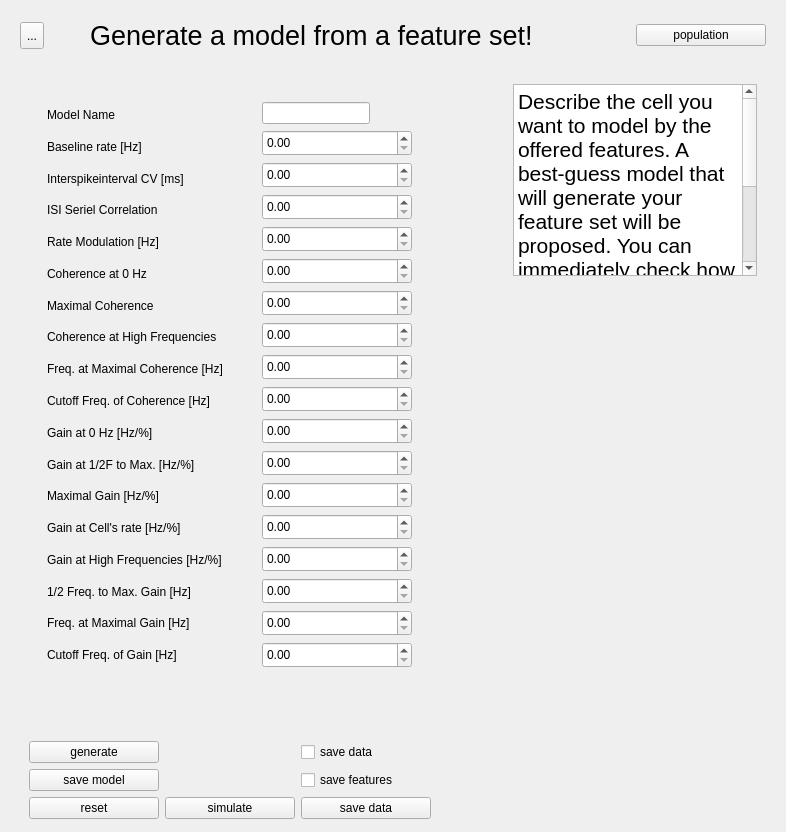
      <widget class="QWidget" name="create_model">
       <layout class="QVBoxLayout" name="verticalLayout_17">
        <item>
         <widget class="QWidget" name="cm_header" native="true">
          <layout class="QHBoxLayout" name="horizontalLayout_7" stretch="0,0,1,0">
           <item>
            <widget class="QToolButton" name="cm_back_to_main">
             <property name="maximumSize">
              <size>
               <width>16777215</width>
               <height>27</height>
              </size>
             </property>
             <property name="text">
              <string>...</string>
             </property>
             <property name="icon">
              <iconset resource="resources.qrc">
               <normaloff>:/icons/pictograms/home.png</normaloff>:/icons/pictograms/home.png</iconset>
             </property>
             <property name="iconSize">
              <size>
               <width>24</width>
               <height>16</height>
              </size>
             </property>
             <property name="arrowType">
              <enum>Qt::NoArrow</enum>
             </property>
            </widget>
           </item>
           <item>
            <spacer name="horizontalSpacer_5">
             <property name="orientation">
              <enum>Qt::Horizontal</enum>
             </property>
             <property name="sizeType">
              <enum>QSizePolicy::Maximum</enum>
             </property>
             <property name="sizeHint" stdset="0">
              <size>
               <width>40</width>
               <height>20</height>
              </size>
             </property>
            </spacer>
           </item>
           <item>
            <widget class="QLabel" name="cm_title">
             <property name="font">
              <font>
               <pointsize>20</pointsize>
              </font>
             </property>
             <property name="text">
              <string>Generate a model from a feature set!</string>
             </property>
             <property name="role" stdset="0">
              <string>title</string>
             </property>
            </widget>
           </item>
           <item>
            <widget class="QPushButton" name="cm_table_version">
             <property name="sizePolicy">
              <sizepolicy hsizetype="Fixed" vsizetype="Fixed">
               <horstretch>0</horstretch>
               <verstretch>0</verstretch>
              </sizepolicy>
             </property>
             <property name="minimumSize">
              <size>
               <width>130</width>
               <height>0</height>
              </size>
             </property>
             <property name="maximumSize">
              <size>
               <width>130</width>
               <height>16777215</height>
              </size>
             </property>
             <property name="text">
              <string>population</string>
             </property>
            </widget>
           </item>
          </layout>
         </widget>
        </item>
        <item>
         <widget class="QWidget" name="cm_content_widget" native="true">
          <layout class="QHBoxLayout" name="horizontalLayout_10" stretch="8,1,20">
           <property name="bottomMargin">
            <number>1</number>
           </property>
           <item alignment="Qt::AlignRight">
            <widget class="QWidget" name="widget_4" native="true">
             <property name="sizePolicy">
              <sizepolicy hsizetype="Preferred" vsizetype="Expanding">
               <horstretch>0</horstretch>
               <verstretch>0</verstretch>
              </sizepolicy>
             </property>
             <layout class="QVBoxLayout" name="verticalLayout_14">
              <property name="bottomMargin">
               <number>0</number>
              </property>
              <item>
               <widget class="QWidget" name="cm_left_box" native="true">
                <layout class="QHBoxLayout" name="horizontalLayout_6">
                 <item>
                  <widget class="QWidget" name="cm_label_box" native="true">
                   <layout class="QVBoxLayout" name="verticalLayout_12">
                    <item>
                     <widget class="QLabel" name="cm_label_name">
                      <property name="text">
                       <string>Model Name</string>
                      </property>
                     </widget>
                    </item>
                    <item>
                     <widget class="QLabel" name="cm_label_1">
                      <property name="text">
                       <string>Baseline rate [Hz]</string>
                      </property>
                     </widget>
                    </item>
                    <item>
                     <widget class="QLabel" name="cm_label_2">
                      <property name="text">
                       <string>Interspikeinterval CV [ms]</string>
                      </property>
                     </widget>
                    </item>
                    <item>
                     <widget class="QLabel" name="cm_label_3">
                      <property name="text">
                       <string>ISI Seriel Correlation</string>
                      </property>
                     </widget>
                    </item>
                    <item>
                     <widget class="QLabel" name="cm_label_4">
                      <property name="text">
                       <string>Rate Modulation [Hz]</string>
                      </property>
                     </widget>
                    </item>
                    <item>
                     <widget class="QLabel" name="cm_label_5">
                      <property name="text">
                       <string>Coherence at 0 Hz</string>
                      </property>
                     </widget>
                    </item>
                    <item>
                     <widget class="QLabel" name="cm_label_6">
                      <property name="text">
                       <string>Maximal Coherence</string>
                      </property>
                     </widget>
                    </item>
                    <item>
                     <widget class="QLabel" name="cm_label_7">
                      <property name="text">
                       <string>Coherence at High Frequencies</string>
                      </property>
                     </widget>
                    </item>
                    <item>
                     <widget class="QLabel" name="cm_label_8">
                      <property name="text">
                       <string>Freq. at Maximal Coherence [Hz]</string>
                      </property>
                     </widget>
                    </item>
                    <item>
                     <widget class="QLabel" name="cm_label_9">
                      <property name="text">
                       <string>Cutoff Freq. of Coherence [Hz]</string>
                      </property>
                     </widget>
                    </item>
                    <item>
                     <widget class="QLabel" name="cm_label_10">
                      <property name="text">
                       <string>Gain at 0 Hz [Hz/%]</string>
                      </property>
                     </widget>
                    </item>
                    <item>
                     <widget class="QLabel" name="cm_label_11">
                      <property name="text">
                       <string>Gain at 1/2F to Max. [Hz/%]</string>
                      </property>
                     </widget>
                    </item>
                    <item>
                     <widget class="QLabel" name="cm_label_12">
                      <property name="text">
                       <string>Maximal Gain [Hz/%]</string>
                      </property>
                     </widget>
                    </item>
                    <item>
                     <widget class="QLabel" name="cm_label_13">
                      <property name="text">
                       <string>Gain at Cell's rate [Hz/%]</string>
                      </property>
                     </widget>
                    </item>
                    <item>
                     <widget class="QLabel" name="cm_label_14">
                      <property name="text">
                       <string>Gain at High Frequencies [Hz/%]</string>
                      </property>
                     </widget>
                    </item>
                    <item>
                     <widget class="QLabel" name="cm_label_15">
                      <property name="text">
                       <string>1/2 Freq. to Max. Gain [Hz]</string>
                      </property>
                     </widget>
                    </item>
                    <item>
                     <widget class="QLabel" name="cm_label_16">
                      <property name="text">
                       <string>Freq. at Maximal Gain [Hz]</string>
                      </property>
                     </widget>
                    </item>
                    <item>
                     <widget class="QLabel" name="cm_label_17">
                      <property name="text">
                       <string>Cutoff Freq. of Gain [Hz]</string>
                      </property>
                     </widget>
                    </item>
                   </layout>
                  </widget>
                 </item>
                 <item>
                  <widget class="QWidget" name="cm_input_box" native="true">
                   <layout class="QVBoxLayout" name="verticalLayout_13">
                    <item>
                     <widget class="QLineEdit" name="cm_input_name">
                      <property name="sizePolicy">
                       <sizepolicy hsizetype="Fixed" vsizetype="Fixed">
                        <horstretch>150</horstretch>
                        <verstretch>26</verstretch>
                       </sizepolicy>
                      </property>
                     </widget>
                    </item>
                    <item>
                     <widget class="FreeTypingDoubleSpinBox" name="cm_doubleSpinBox_1">
                      <property name="sizePolicy">
                       <sizepolicy hsizetype="Fixed" vsizetype="Fixed">
                        <horstretch>150</horstretch>
                        <verstretch>26</verstretch>
                       </sizepolicy>
                      </property>
                      <property name="minimumSize">
                       <size>
                        <width>150</width>
                        <height>26</height>
                       </size>
                      </property>
                     </widget>
                    </item>
                    <item>
                     <widget class="FreeTypingDoubleSpinBox" name="cm_doubleSpinBox_2">
                      <property name="sizePolicy">
                       <sizepolicy hsizetype="Fixed" vsizetype="Fixed">
                        <horstretch>150</horstretch>
                        <verstretch>26</verstretch>
                       </sizepolicy>
                      </property>
                      <property name="minimumSize">
                       <size>
                        <width>150</width>
                        <height>26</height>
                       </size>
                      </property>
                     </widget>
                    </item>
                    <item>
                     <widget class="FreeTypingDoubleSpinBox" name="cm_doubleSpinBox_3">
                      <property name="sizePolicy">
                       <sizepolicy hsizetype="Fixed" vsizetype="Fixed">
                        <horstretch>150</horstretch>
                        <verstretch>26</verstretch>
                       </sizepolicy>
                      </property>
                      <property name="minimumSize">
                       <size>
                        <width>150</width>
                        <height>26</height>
                       </size>
                      </property>
                     </widget>
                    </item>
                    <item>
                     <widget class="FreeTypingDoubleSpinBox" name="cm_doubleSpinBox_4">
                      <property name="sizePolicy">
                       <sizepolicy hsizetype="Fixed" vsizetype="Fixed">
                        <horstretch>0</horstretch>
                        <verstretch>0</verstretch>
                       </sizepolicy>
                      </property>
                      <property name="minimumSize">
                       <size>
                        <width>150</width>
                        <height>26</height>
                       </size>
                      </property>
                      <property name="maximumSize">
                       <size>
                        <width>150</width>
                        <height>26</height>
                       </size>
                      </property>
                     </widget>
                    </item>
                    <item>
                     <widget class="FreeTypingDoubleSpinBox" name="cm_doubleSpinBox_5">
                      <property name="sizePolicy">
                       <sizepolicy hsizetype="Fixed" vsizetype="Fixed">
                        <horstretch>0</horstretch>
                        <verstretch>0</verstretch>
                       </sizepolicy>
                      </property>
                      <property name="minimumSize">
                       <size>
                        <width>150</width>
                        <height>26</height>
                       </size>
                      </property>
                      <property name="maximumSize">
                       <size>
                        <width>150</width>
                        <height>26</height>
                       </size>
                      </property>
                     </widget>
                    </item>
                    <item>
                     <widget class="FreeTypingDoubleSpinBox" name="cm_doubleSpinBox_6">
                      <property name="sizePolicy">
                       <sizepolicy hsizetype="Fixed" vsizetype="Fixed">
                        <horstretch>0</horstretch>
                        <verstretch>0</verstretch>
                       </sizepolicy>
                      </property>
                      <property name="minimumSize">
                       <size>
                        <width>150</width>
                        <height>26</height>
                       </size>
                      </property>
                      <property name="maximumSize">
                       <size>
                        <width>150</width>
                        <height>26</height>
                       </size>
                      </property>
                     </widget>
                    </item>
                    <item>
                     <widget class="FreeTypingDoubleSpinBox" name="cm_doubleSpinBox_7">
                      <property name="sizePolicy">
                       <sizepolicy hsizetype="Fixed" vsizetype="Fixed">
                        <horstretch>0</horstretch>
                        <verstretch>0</verstretch>
                       </sizepolicy>
                      </property>
                      <property name="minimumSize">
                       <size>
                        <width>150</width>
                        <height>26</height>
                       </size>
                      </property>
                      <property name="maximumSize">
                       <size>
                        <width>150</width>
                        <height>26</height>
                       </size>
                      </property>
                     </widget>
                    </item>
                    <item>
                     <widget class="FreeTypingDoubleSpinBox" name="cm_doubleSpinBox_8">
                      <property name="sizePolicy">
                       <sizepolicy hsizetype="Fixed" vsizetype="Fixed">
                        <horstretch>0</horstretch>
                        <verstretch>0</verstretch>
                       </sizepolicy>
                      </property>
                      <property name="minimumSize">
                       <size>
                        <width>150</width>
                        <height>26</height>
                       </size>
                      </property>
                      <property name="maximumSize">
                       <size>
                        <width>150</width>
                        <height>26</height>
                       </size>
                      </property>
                     </widget>
                    </item>
                    <item>
                     <widget class="FreeTypingDoubleSpinBox" name="cm_doubleSpinBox_9">
                      <property name="sizePolicy">
                       <sizepolicy hsizetype="Fixed" vsizetype="Fixed">
                        <horstretch>0</horstretch>
                        <verstretch>0</verstretch>
                       </sizepolicy>
                      </property>
                      <property name="minimumSize">
                       <size>
                        <width>150</width>
                        <height>26</height>
                       </size>
                      </property>
                      <property name="maximumSize">
                       <size>
                        <width>150</width>
                        <height>26</height>
                       </size>
                      </property>
                     </widget>
                    </item>
                    <item>
                     <widget class="QDoubleSpinBox" name="cm_doubleSpinBox_10">
                      <property name="sizePolicy">
                       <sizepolicy hsizetype="Fixed" vsizetype="Fixed">
                        <horstretch>0</horstretch>
                        <verstretch>0</verstretch>
                       </sizepolicy>
                      </property>
                      <property name="minimumSize">
                       <size>
                        <width>150</width>
                        <height>26</height>
                       </size>
                      </property>
                      <property name="maximumSize">
                       <size>
                        <width>150</width>
                        <height>26</height>
                       </size>
                      </property>
                     </widget>
                    </item>
                    <item>
                     <widget class="QDoubleSpinBox" name="cm_doubleSpinBox_11">
                      <property name="sizePolicy">
                       <sizepolicy hsizetype="Fixed" vsizetype="Fixed">
                        <horstretch>0</horstretch>
                        <verstretch>0</verstretch>
                       </sizepolicy>
                      </property>
                      <property name="minimumSize">
                       <size>
                        <width>150</width>
                        <height>26</height>
                       </size>
                      </property>
                      <property name="maximumSize">
                       <size>
                        <width>150</width>
                        <height>26</height>
                       </size>
                      </property>
                     </widget>
                    </item>
                    <item>
                     <widget class="QDoubleSpinBox" name="cm_doubleSpinBox_12">
                      <property name="sizePolicy">
                       <sizepolicy hsizetype="Fixed" vsizetype="Fixed">
                        <horstretch>0</horstretch>
                        <verstretch>0</verstretch>
                       </sizepolicy>
                      </property>
                      <property name="minimumSize">
                       <size>
                        <width>150</width>
                        <height>26</height>
                       </size>
                      </property>
                      <property name="maximumSize">
                       <size>
                        <width>150</width>
                        <height>26</height>
                       </size>
                      </property>
                     </widget>
                    </item>
                    <item>
                     <widget class="QDoubleSpinBox" name="cm_doubleSpinBox_13">
                      <property name="sizePolicy">
                       <sizepolicy hsizetype="Fixed" vsizetype="Fixed">
                        <horstretch>0</horstretch>
                        <verstretch>0</verstretch>
                       </sizepolicy>
                      </property>
                      <property name="minimumSize">
                       <size>
                        <width>150</width>
                        <height>26</height>
                       </size>
                      </property>
                      <property name="maximumSize">
                       <size>
                        <width>150</width>
                        <height>26</height>
                       </size>
                      </property>
                     </widget>
                    </item>
                    <item>
                     <widget class="QDoubleSpinBox" name="cm_doubleSpinBox_14">
                      <property name="sizePolicy">
                       <sizepolicy hsizetype="Fixed" vsizetype="Fixed">
                        <horstretch>0</horstretch>
                        <verstretch>0</verstretch>
                       </sizepolicy>
                      </property>
                      <property name="minimumSize">
                       <size>
                        <width>150</width>
                        <height>26</height>
                       </size>
                      </property>
                      <property name="maximumSize">
                       <size>
                        <width>150</width>
                        <height>26</height>
                       </size>
                      </property>
                     </widget>
                    </item>
                    <item>
                     <widget class="QDoubleSpinBox" name="cm_doubleSpinBox_15">
                      <property name="sizePolicy">
                       <sizepolicy hsizetype="Fixed" vsizetype="Fixed">
                        <horstretch>150</horstretch>
                        <verstretch>26</verstretch>
                       </sizepolicy>
                      </property>
                      <property name="minimumSize">
                       <size>
                        <width>150</width>
                        <height>26</height>
                       </size>
                      </property>
                     </widget>
                    </item>
                    <item>
                     <widget class="QDoubleSpinBox" name="cm_doubleSpinBox_16">
                      <property name="sizePolicy">
                       <sizepolicy hsizetype="Fixed" vsizetype="Fixed">
                        <horstretch>150</horstretch>
                        <verstretch>26</verstretch>
                       </sizepolicy>
                      </property>
                      <property name="minimumSize">
                       <size>
                        <width>150</width>
                        <height>26</height>
                       </size>
                      </property>
                     </widget>
                    </item>
                    <item>
                     <widget class="QDoubleSpinBox" name="cm_doubleSpinBox_17">
                      <property name="sizePolicy">
                       <sizepolicy hsizetype="Fixed" vsizetype="Fixed">
                        <horstretch>150</horstretch>
                        <verstretch>26</verstretch>
                       </sizepolicy>
                      </property>
                      <property name="minimumSize">
                       <size>
                        <width>150</width>
                        <height>26</height>
                       </size>
                      </property>
                     </widget>
                    </item>
                   </layout>
                  </widget>
                 </item>
                </layout>
               </widget>
              </item>
              <item>
               <spacer name="verticalSpacer_6">
                <property name="orientation">
                 <enum>Qt::Vertical</enum>
                </property>
                <property name="sizeHint" stdset="0">
                 <size>
                  <width>20</width>
                  <height>40</height>
                 </size>
                </property>
               </spacer>
              </item>
              <item>
               <widget class="QWidget" name="cm_save_box" native="true">
                <property name="sizePolicy">
                 <sizepolicy hsizetype="Preferred" vsizetype="Minimum">
                  <horstretch>0</horstretch>
                  <verstretch>0</verstretch>
                 </sizepolicy>
                </property>
                <layout class="QGridLayout" name="gridLayout_2">
                 <property name="leftMargin">
                  <number>0</number>
                 </property>
                 <property name="rightMargin">
                  <number>39</number>
                 </property>
                 <property name="bottomMargin">
                  <number>1</number>
                 </property>
                 <item row="2" column="1">
                  <widget class="QPushButton" name="cm_btn_simulate">
                   <property name="sizePolicy">
                    <sizepolicy hsizetype="Fixed" vsizetype="Fixed">
                     <horstretch>0</horstretch>
                     <verstretch>0</verstretch>
                    </sizepolicy>
                   </property>
                   <property name="minimumSize">
                    <size>
                     <width>130</width>
                     <height>0</height>
                    </size>
                   </property>
                   <property name="maximumSize">
                    <size>
                     <width>130</width>
                     <height>16777215</height>
                    </size>
                   </property>
                   <property name="text">
                    <string>simulate</string>
                   </property>
                  </widget>
                 </item>
                 <item row="2" column="2">
                  <widget class="QPushButton" name="cm_btn_save">
                   <property name="sizePolicy">
                    <sizepolicy hsizetype="Fixed" vsizetype="Fixed">
                     <horstretch>0</horstretch>
                     <verstretch>0</verstretch>
                    </sizepolicy>
                   </property>
                   <property name="minimumSize">
                    <size>
                     <width>130</width>
                     <height>0</height>
                    </size>
                   </property>
                   <property name="maximumSize">
                    <size>
                     <width>130</width>
                     <height>16777215</height>
                    </size>
                   </property>
                   <property name="text">
                    <string>save data</string>
                   </property>
                  </widget>
                 </item>
                 <item row="0" column="2">
                  <widget class="QCheckBox" name="cm_checkBox_data">
                   <property name="text">
                    <string>save data</string>
                   </property>
                  </widget>
                 </item>
                 <item row="1" column="2">
                  <widget class="QCheckBox" name="cm_checkBox_features">
                   <property name="text">
                    <string>save features</string>
                   </property>
                  </widget>
                 </item>
                 <item row="1" column="1">
                  <spacer name="horizontalSpacer_17">
                   <property name="orientation">
                    <enum>Qt::Horizontal</enum>
                   </property>
                   <property name="sizeHint" stdset="0">
                    <size>
                     <width>40</width>
                     <height>20</height>
                    </size>
                   </property>
                  </spacer>
                 </item>
                 <item row="0" column="1">
                  <spacer name="horizontalSpacer_7">
                   <property name="orientation">
                    <enum>Qt::Horizontal</enum>
                   </property>
                   <property name="sizeHint" stdset="0">
                    <size>
                     <width>40</width>
                     <height>20</height>
                    </size>
                   </property>
                  </spacer>
                 </item>
                 <item row="0" column="0">
                  <widget class="QPushButton" name="cm_btn_generate">
                   <property name="sizePolicy">
                    <sizepolicy hsizetype="Fixed" vsizetype="Fixed">
                     <horstretch>0</horstretch>
                     <verstretch>0</verstretch>
                    </sizepolicy>
                   </property>
                   <property name="minimumSize">
                    <size>
                     <width>130</width>
                     <height>0</height>
                    </size>
                   </property>
                   <property name="maximumSize">
                    <size>
                     <width>130</width>
                     <height>16777215</height>
                    </size>
                   </property>
                   <property name="text">
                    <string>generate</string>
                   </property>
                  </widget>
                 </item>
                 <item row="1" column="0">
                  <widget class="QPushButton" name="cm_btn_save_params">
                   <property name="sizePolicy">
                    <sizepolicy hsizetype="Fixed" vsizetype="Fixed">
                     <horstretch>0</horstretch>
                     <verstretch>0</verstretch>
                    </sizepolicy>
                   </property>
                   <property name="minimumSize">
                    <size>
                     <width>130</width>
                     <height>0</height>
                    </size>
                   </property>
                   <property name="text">
                    <string>save model</string>
                   </property>
                  </widget>
                 </item>
                 <item row="2" column="0">
                  <widget class="QPushButton" name="cm_btn_reset">
                   <property name="sizePolicy">
                    <sizepolicy hsizetype="Fixed" vsizetype="Fixed">
                     <horstretch>0</horstretch>
                     <verstretch>0</verstretch>
                    </sizepolicy>
                   </property>
                   <property name="minimumSize">
                    <size>
                     <width>130</width>
                     <height>0</height>
                    </size>
                   </property>
                   <property name="maximumSize">
                    <size>
                     <width>130</width>
                     <height>16777215</height>
                    </size>
                   </property>
                   <property name="text">
                    <string>reset</string>
                   </property>
                  </widget>
                 </item>
                </layout>
               </widget>
              </item>
             </layout>
            </widget>
           </item>
           <item>
            <widget class="QWidget" name="cm_spcaerwidget" native="true">
             <property name="sizePolicy">
              <sizepolicy hsizetype="Expanding" vsizetype="Preferred">
               <horstretch>0</horstretch>
               <verstretch>0</verstretch>
              </sizepolicy>
             </property>
             <property name="minimumSize">
              <size>
               <width>1</width>
               <height>0</height>
              </size>
             </property>
            </widget>
           </item>
           <item>
            <widget class="QWidget" name="cm_right_box" native="true">
             <property name="sizePolicy">
              <sizepolicy hsizetype="Preferred" vsizetype="Expanding">
               <horstretch>0</horstretch>
               <verstretch>0</verstretch>
              </sizepolicy>
             </property>
             <layout class="QVBoxLayout" name="verticalLayout_15" stretch="0,1">
              <property name="bottomMargin">
               <number>1</number>
              </property>
              <item>
               <widget class="QPlainTextEdit" name="cm_text_output">
                <property name="sizePolicy">
                 <sizepolicy hsizetype="Preferred" vsizetype="Preferred">
                  <horstretch>0</horstretch>
                  <verstretch>0</verstretch>
                 </sizepolicy>
                </property>
                <property name="font">
                 <font>
                  <pointsize>16</pointsize>
                 </font>
                </property>
                <property name="readOnly">
                 <bool>true</bool>
                </property>
                <property name="plainText">
                 <string>Describe the cell you want to model by the offered features. A best-guess model that will generate your feature set will be proposed. You can immediately check how well the model fits be using it to simulate data and compare the simulated features with your input. </string>
                </property>
               </widget>
              </item>
              <item>
               <widget class="QFrame" name="cm_figure">
                <property name="sizePolicy">
                 <sizepolicy hsizetype="Expanding" vsizetype="Expanding">
                  <horstretch>0</horstretch>
                  <verstretch>0</verstretch>
                 </sizepolicy>
                </property>
                <property name="frameShape">
                 <enum>QFrame::NoFrame</enum>
                </property>
                <property name="frameShadow">
                 <enum>QFrame::Raised</enum>
                </property>
                <layout class="QVBoxLayout" name="verticalLayout_5"/>
               </widget>
              </item>
             </layout>
            </widget>
           </item>
          </layout>
         </widget>
        </item>
       </layout>
      </widget>
